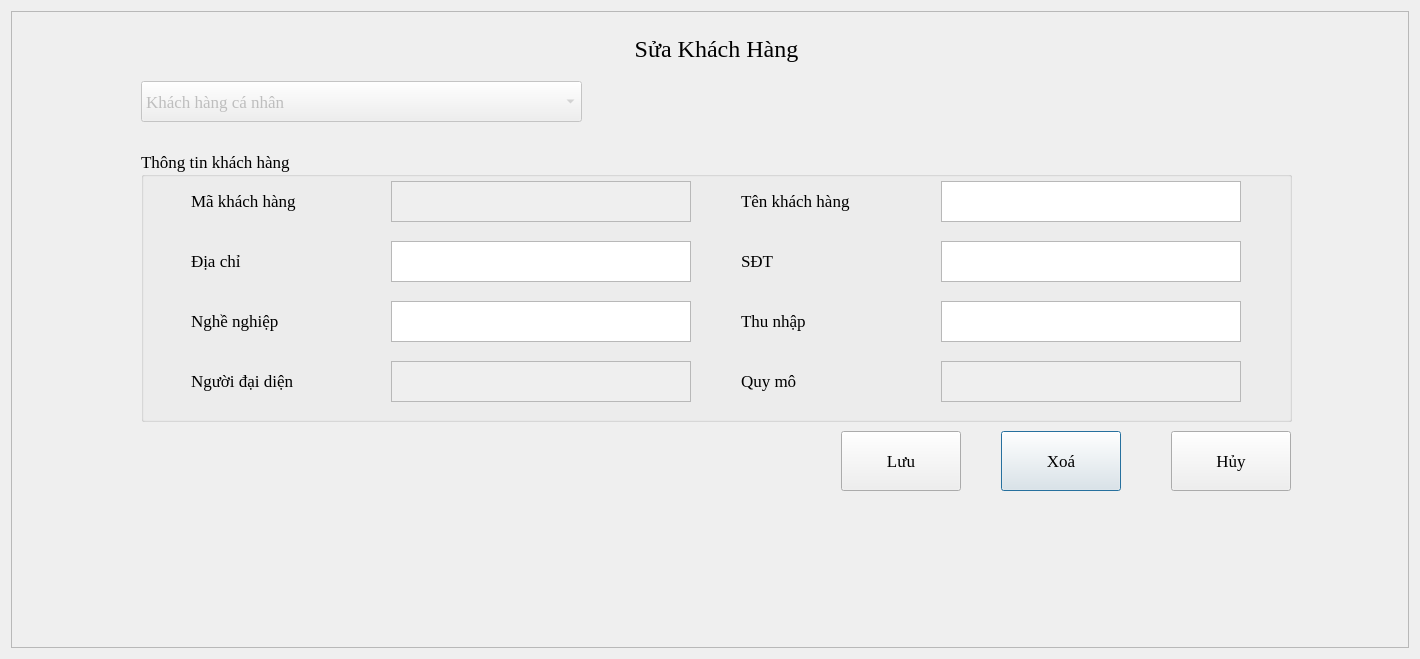
<?xml version="1.0" encoding="UTF-8"?>
<ui version="4.0">
 <class>Dialog</class>
 <widget class="QDialog" name="Dialog">
  <property name="geometry">
   <rect>
    <x>0</x>
    <y>0</y>
    <width>1420</width>
    <height>659</height>
   </rect>
  </property>
  <property name="font">
   <font>
    <family>MS Shell Dlg 2</family>
    <pointsize>16</pointsize>
   </font>
  </property>
  <property name="windowTitle">
   <string>Dialog</string>
  </property>
  <layout class="QGridLayout" name="gridLayout">
   <item row="0" column="0">
    <widget class="QFrame" name="frame">
     <property name="frameShape">
      <enum>QFrame::StyledPanel</enum>
     </property>
     <property name="frameShadow">
      <enum>QFrame::Raised</enum>
     </property>
     <widget class="QLabel" name="label_5">
      <property name="geometry">
       <rect>
        <x>115</x>
        <y>20</y>
        <width>1181</width>
        <height>36</height>
       </rect>
      </property>
      <property name="font">
       <font>
        <family>Times New Roman</family>
        <pointsize>18</pointsize>
       </font>
      </property>
      <property name="text">
       <string>Sửa Khách Hàng</string>
      </property>
      <property name="alignment">
       <set>Qt::AlignCenter</set>
      </property>
     </widget>
     <widget class="QGroupBox" name="groupBox">
      <property name="geometry">
       <rect>
        <x>130</x>
        <y>140</y>
        <width>1151</width>
        <height>271</height>
       </rect>
      </property>
      <property name="font">
       <font>
        <family>Times New Roman</family>
        <pointsize>13</pointsize>
       </font>
      </property>
      <property name="title">
       <string>Thông tin khách hàng</string>
      </property>
      <widget class="QTextEdit" name="textEdit_8">
       <property name="enabled">
        <bool>false</bool>
       </property>
       <property name="geometry">
        <rect>
         <x>800</x>
         <y>210</y>
         <width>300</width>
         <height>41</height>
        </rect>
       </property>
       <property name="font">
        <font>
         <family>Times New Roman</family>
         <pointsize>13</pointsize>
        </font>
       </property>
      </widget>
      <widget class="QTextEdit" name="textEdit_4">
       <property name="geometry">
        <rect>
         <x>800</x>
         <y>90</y>
         <width>300</width>
         <height>41</height>
        </rect>
       </property>
       <property name="font">
        <font>
         <family>Times New Roman</family>
         <pointsize>13</pointsize>
        </font>
       </property>
      </widget>
      <widget class="QTextEdit" name="textEdit_2">
       <property name="geometry">
        <rect>
         <x>800</x>
         <y>30</y>
         <width>300</width>
         <height>41</height>
        </rect>
       </property>
       <property name="font">
        <font>
         <family>Times New Roman</family>
         <pointsize>13</pointsize>
        </font>
       </property>
      </widget>
      <widget class="QTextEdit" name="textEdit_7">
       <property name="enabled">
        <bool>false</bool>
       </property>
       <property name="geometry">
        <rect>
         <x>250</x>
         <y>210</y>
         <width>300</width>
         <height>41</height>
        </rect>
       </property>
       <property name="font">
        <font>
         <family>Times New Roman</family>
         <pointsize>13</pointsize>
        </font>
       </property>
      </widget>
      <widget class="QLabel" name="label_9">
       <property name="geometry">
        <rect>
         <x>600</x>
         <y>30</y>
         <width>200</width>
         <height>40</height>
        </rect>
       </property>
       <property name="font">
        <font>
         <family>Times New Roman</family>
         <pointsize>13</pointsize>
        </font>
       </property>
       <property name="text">
        <string>Tên khách hàng</string>
       </property>
      </widget>
      <widget class="QTextEdit" name="textEdit_5">
       <property name="geometry">
        <rect>
         <x>250</x>
         <y>150</y>
         <width>300</width>
         <height>41</height>
        </rect>
       </property>
       <property name="font">
        <font>
         <family>Times New Roman</family>
         <pointsize>13</pointsize>
        </font>
       </property>
      </widget>
      <widget class="QTextEdit" name="textEdit_6">
       <property name="geometry">
        <rect>
         <x>800</x>
         <y>150</y>
         <width>300</width>
         <height>41</height>
        </rect>
       </property>
       <property name="font">
        <font>
         <family>Times New Roman</family>
         <pointsize>13</pointsize>
        </font>
       </property>
      </widget>
      <widget class="QLabel" name="label_8">
       <property name="geometry">
        <rect>
         <x>600</x>
         <y>150</y>
         <width>271</width>
         <height>40</height>
        </rect>
       </property>
       <property name="font">
        <font>
         <family>Times New Roman</family>
         <pointsize>13</pointsize>
        </font>
       </property>
       <property name="text">
        <string>Thu nhập</string>
       </property>
      </widget>
      <widget class="QLabel" name="label_3">
       <property name="geometry">
        <rect>
         <x>50</x>
         <y>210</y>
         <width>261</width>
         <height>40</height>
        </rect>
       </property>
       <property name="font">
        <font>
         <family>Times New Roman</family>
         <pointsize>13</pointsize>
        </font>
       </property>
       <property name="text">
        <string>Người đại diện</string>
       </property>
      </widget>
      <widget class="QLabel" name="label_4">
       <property name="geometry">
        <rect>
         <x>50</x>
         <y>90</y>
         <width>200</width>
         <height>40</height>
        </rect>
       </property>
       <property name="font">
        <font>
         <family>Times New Roman</family>
         <pointsize>13</pointsize>
        </font>
       </property>
       <property name="text">
        <string>Địa chỉ</string>
       </property>
      </widget>
      <widget class="QTextEdit" name="textEdit_3">
       <property name="geometry">
        <rect>
         <x>250</x>
         <y>90</y>
         <width>300</width>
         <height>41</height>
        </rect>
       </property>
       <property name="font">
        <font>
         <family>Times New Roman</family>
         <pointsize>13</pointsize>
        </font>
       </property>
      </widget>
      <widget class="QLabel" name="label_2">
       <property name="geometry">
        <rect>
         <x>50</x>
         <y>150</y>
         <width>251</width>
         <height>40</height>
        </rect>
       </property>
       <property name="font">
        <font>
         <family>Times New Roman</family>
         <pointsize>13</pointsize>
        </font>
       </property>
       <property name="text">
        <string>Nghề nghiệp</string>
       </property>
      </widget>
      <widget class="QLabel" name="label">
       <property name="geometry">
        <rect>
         <x>50</x>
         <y>30</y>
         <width>200</width>
         <height>40</height>
        </rect>
       </property>
       <property name="font">
        <font>
         <family>Times New Roman</family>
         <pointsize>13</pointsize>
        </font>
       </property>
       <property name="text">
        <string>Mã khách hàng</string>
       </property>
      </widget>
      <widget class="QLabel" name="label_73">
       <property name="geometry">
        <rect>
         <x>600</x>
         <y>210</y>
         <width>261</width>
         <height>40</height>
        </rect>
       </property>
       <property name="font">
        <font>
         <family>Times New Roman</family>
         <pointsize>13</pointsize>
        </font>
       </property>
       <property name="text">
        <string>Quy mô</string>
       </property>
      </widget>
      <widget class="QTextEdit" name="textEdit">
       <property name="enabled">
        <bool>false</bool>
       </property>
       <property name="geometry">
        <rect>
         <x>250</x>
         <y>30</y>
         <width>300</width>
         <height>41</height>
        </rect>
       </property>
       <property name="font">
        <font>
         <family>Times New Roman</family>
         <pointsize>13</pointsize>
        </font>
       </property>
      </widget>
      <widget class="QLabel" name="label_6">
       <property name="geometry">
        <rect>
         <x>600</x>
         <y>90</y>
         <width>200</width>
         <height>40</height>
        </rect>
       </property>
       <property name="font">
        <font>
         <family>Times New Roman</family>
         <pointsize>13</pointsize>
        </font>
       </property>
       <property name="text">
        <string>SĐT</string>
       </property>
      </widget>
     </widget>
     <widget class="QPushButton" name="pushButton_2">
      <property name="geometry">
       <rect>
        <x>990</x>
        <y>420</y>
        <width>120</width>
        <height>60</height>
       </rect>
      </property>
      <property name="font">
       <font>
        <family>Times New Roman</family>
        <pointsize>13</pointsize>
       </font>
      </property>
      <property name="text">
       <string>Xoá</string>
      </property>
     </widget>
     <widget class="QPushButton" name="pushButton">
      <property name="geometry">
       <rect>
        <x>830</x>
        <y>420</y>
        <width>120</width>
        <height>60</height>
       </rect>
      </property>
      <property name="font">
       <font>
        <family>Times New Roman</family>
        <pointsize>13</pointsize>
       </font>
      </property>
      <property name="text">
       <string>Lưu</string>
      </property>
     </widget>
     <widget class="QComboBox" name="comboBox">
      <property name="enabled">
       <bool>false</bool>
      </property>
      <property name="geometry">
       <rect>
        <x>130</x>
        <y>70</y>
        <width>441</width>
        <height>41</height>
       </rect>
      </property>
      <property name="font">
       <font>
        <family>Times New Roman</family>
        <pointsize>13</pointsize>
       </font>
      </property>
      <item>
       <property name="text">
        <string>Khách hàng cá nhân</string>
       </property>
      </item>
      <item>
       <property name="text">
        <string>Khách hàng tổ chức/doanh nghiệp</string>
       </property>
      </item>
     </widget>
     <widget class="QPushButton" name="pushButton_3">
      <property name="geometry">
       <rect>
        <x>1160</x>
        <y>420</y>
        <width>120</width>
        <height>60</height>
       </rect>
      </property>
      <property name="font">
       <font>
        <family>Times New Roman</family>
        <pointsize>13</pointsize>
       </font>
      </property>
      <property name="text">
       <string>Hủy</string>
      </property>
     </widget>
    </widget>
   </item>
  </layout>
 </widget>
 <resources/>
 <connections/>
</ui>
